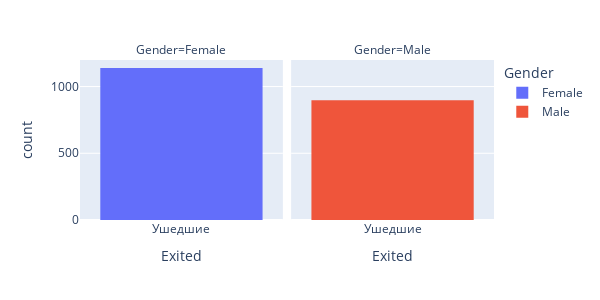

The cell this chart's notebook holds for it:
### Markdown cell above
### 9.6
***Кто чаще уходит, мужчины или женщины? Постройте график, который иллюстрирует это.***

### Code cell
px.histogram(df_gones, x='Exited', 
             facet_col='Gender', 
             color='Gender',
             width=600, height=300, 
             )

### Figure 1 — Plotly figure (JSON) as saved in the notebook; plotly's stock layout.template omitted (floating-point values rounded to 4 significant figures; data arrays with more than 128 entries replaced by an {"elided": "..."} marker saying what was removed)
{"data": [{"alignmentgroup": "True", "bingroup": "x", "hovertemplate": "Gender=Female<br>Exited=%{x}<br>count=%{y}<extra></extra>", "legendgroup": "Female", "marker": {"color": "#636efa", "pattern": {"shape": ""}}, "name": "Female", "offsetgroup": "Female", "orientation": "v", "showlegend": true, "type": "histogram", "x": {"elided": "1139 str values"}, "xaxis": "x", "yaxis": "y"}, {"alignmentgroup": "True", "bingroup": "x", "hovertemplate": "Gender=Male<br>Exited=%{x}<br>count=%{y}<extra></extra>", "legendgroup": "Male", "marker": {"color": "#EF553B", "pattern": {"shape": ""}}, "name": "Male", "offsetgroup": "Male", "orientation": "v", "showlegend": true, "type": "histogram", "x": {"elided": "898 str values"}, "xaxis": "x2", "yaxis": "y2"}], "layout": {"annotations": [{"font": {}, "showarrow": false, "text": "Gender=Female", "x": 0.245, "xanchor": "center", "xref": "paper", "y": 1, "yanchor": "bottom", "yref": "paper"}, {"font": {}, "showarrow": false, "text": "Gender=Male", "x": 0.755, "xanchor": "center", "xref": "paper", "y": 1, "yanchor": "bottom", "yref": "paper"}], "barmode": "relative", "height": 300, "legend": {"title": {"text": "Gender"}, "tracegroupgap": 0}, "margin": {"t": 60}, "width": 600, "xaxis": {"anchor": "y", "domain": [0, 0.49], "title": {"text": "Exited"}}, "xaxis2": {"anchor": "y2", "domain": [0.51, 1], "matches": "x", "title": {"text": "Exited"}}, "yaxis": {"anchor": "x", "domain": [0, 1], "title": {"text": "count"}}, "yaxis2": {"anchor": "x2", "domain": [0, 1], "matches": "y", "showticklabels": false}}}
